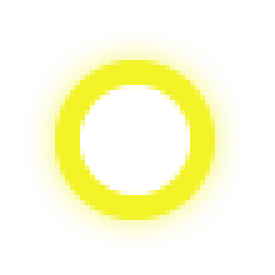
#> input picture cursor.png, 55 x 55 px (shown 5 times larger)
$ python cursor_colorizer.py
#> lines starting #> are read from the running program, lines starting #| are printed output that depends on the picture
import argparse
from collections import Counter
from PIL import Image
import os
import colorsys

# Pixels to preserve for the xooty smile cursor. Not an elegant solution, but it works for now
xooty_smile_preserve_color = ['#e8e8e8', '#d9d4d7', '#c6c6c6', '#4c4c4c', '#414141', '#afafaf', '#f9c8ea', '#6a6a6a', '#f6bce6', '#d8a7c8', '#e1e1e1',
                              '#504c4f', '#f489d3', '#f0f0f0', '#dbdbdb', '#d8b2cc', '#f6b7e4', '#6e6e6e', '#1b1b1b', '#f9f9f9', '#ededed', '#e7e6e8', '#efefef', '#0c0c0c', '#9d9d9d', '#f7b8e4', '#ffffff', '#787176', '#a8a8a8',
                              '#f48dd4', '#4b4b4b', '#f6a2dd', '#545454', '#f7afe1', '#7c7c7c', '#fbd2ee', '#2c2c2c', '#777777', '#eeeeee', '#515151', '#bcb7ba', '#808080', '#f8d5f0', '#717071', '#f8e6f6', '#f7a5dd', '#e6e6e6', '#fcfcfc', '#e9e9e9', '#fac9eb', '#565556', '#cbcbcb', '#f3f3f3', '#292929', '#f596d8',
                              '#181818', '#474747', '#f2f2f2', '#c7c7c7', '#a896a3', '#f197d6', '#ddd4db', '#dadada', '#f9c5ea', '#e890cc', '#fefefe', '#eaeaea', '#020202', '#ececec']

# [64 lines left out: functions hex_to_rgb, is_color_to_preserve, apply_gradient_color_change, adjust_color, not called in this run]

def change_full_cursor_color(cursor_img, new_color):
    """Change the entire cursor to one solid color."""
    cursor_img = cursor_img.convert("RGBA")
    data = cursor_img.getdata()
    new_data = [(new_color + (item[3],)) if item[3] != 0 else item for item in data]
    cursor_img.putdata(new_data)
    return cursor_img

# [24 lines left out: function change_specific_color, not called in this run]

def change_cursor_color(args):
    save_path = args.output_path
    file_path = args.file_path
    color = args.color
    shiny_center = args.shiny_center

    assert os.path.exists(file_path), "Cursor path does not exist"

    # Convert the new color from hex to an RGB tuple if it's in hex format
    if color.startswith('#'):
        color = tuple(int(color.lstrip('#')[i:i+2], 16) for i in (0, 2, 4))

    # Load cursor image
    cursor = Image.open(file_path)
#> cursor is the input picture: PIL image 55x55 RGBA; mean R, G, B, A 248.8, 248.8, 143.9, 74.5

    if args.cursor_type == 'xooty_smile':
        # Use the border color as the base color
        threshold = args.threshold
        apply_gradient_color_change(cursor, color, preserve_colors=xooty_smile_preserve_color, threshold=threshold)
    elif shiny_center:
        cursor = adjust_color(cursor, color)
    else:
        cursor = change_full_cursor_color(cursor, color)
#> in change_full_cursor_color, `new_data = [(new_color + (item[3],)) if item[3] != 0 else item for ite..`: new_data = 3025 items, first 6: (255, 255, 255, 0), (255, 255, 255, 0), (255, 255, 255, 0), (255, 255, 255, 0), (255, 255, 255, 0), (255, 255, 255, 0)
#> in change_full_cursor_color, `cursor_img.putdata(new_data)`:
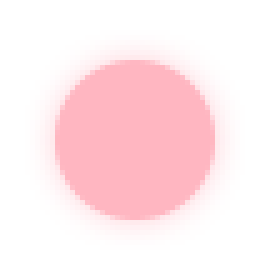
#> cursor_img: PIL image 55x55 RGBA (shown 5 times larger); mean R, G, B, A 253.7, 214.7, 199, 74.5; transparent parts drawn white

    # Save the modified image
    cursor.save(save_path)

if __name__=='__main__':
    parser = argparse.ArgumentParser(description='Change cursor color with optional shiny center effect')
    parser.add_argument('--file_path', type=str, default='cursor.png', help='path to cursor image file')
    parser.add_argument('--color', type=str, default='#ffb6c1', help='color to change to in hex or RGB')
    parser.add_argument('--output_path', type=str, default='modified_cursor.png', help='path to save the modified cursor')
    parser.add_argument('--shiny_center', action='store_true', help='apply a shiny center effect to the cursor')

    # Specific cursor types
    parser.add_argument('--cursor_type', type=str, default='rafis', choices=['rafis', 'xooty_smile', '404'], help='type of cursor to change')
    parser.add_argument('--threshold', type=float, default=0.1, help='threshold for color change sensitivity')


    args = parser.parse_args()
    change_cursor_color(args)

$ run again, with Cursors/404/Original_cursor.png copied over cursor.png
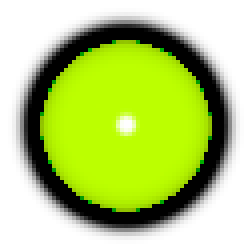
#> input picture Cursors/404/Original_cursor.png, 63 x 63 px (shown 4 times larger)
#> in change_cursor_color, cursor is the input picture: PIL image 63x63 RGBA; mean R, G, B, A 95.2, 118.8, 31.6, 136.5
#> new_data = 3969 items, first 6: (255, 255, 255, 0), (255, 255, 255, 0), (255, 255, 255, 0), (255, 255, 255, 0), (255, 255, 255, 0), (255, 255, 255, 0)
#> in change_full_cursor_color, `cursor_img.putdata(new_data)`:
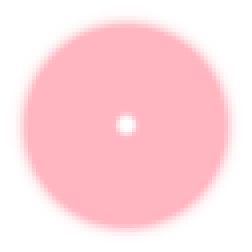
#> cursor_img: PIL image 63x63 RGBA (shown 4 times larger); mean R, G, B, A 209.5, 158.6, 166.3, 136.5; transparent parts drawn white
